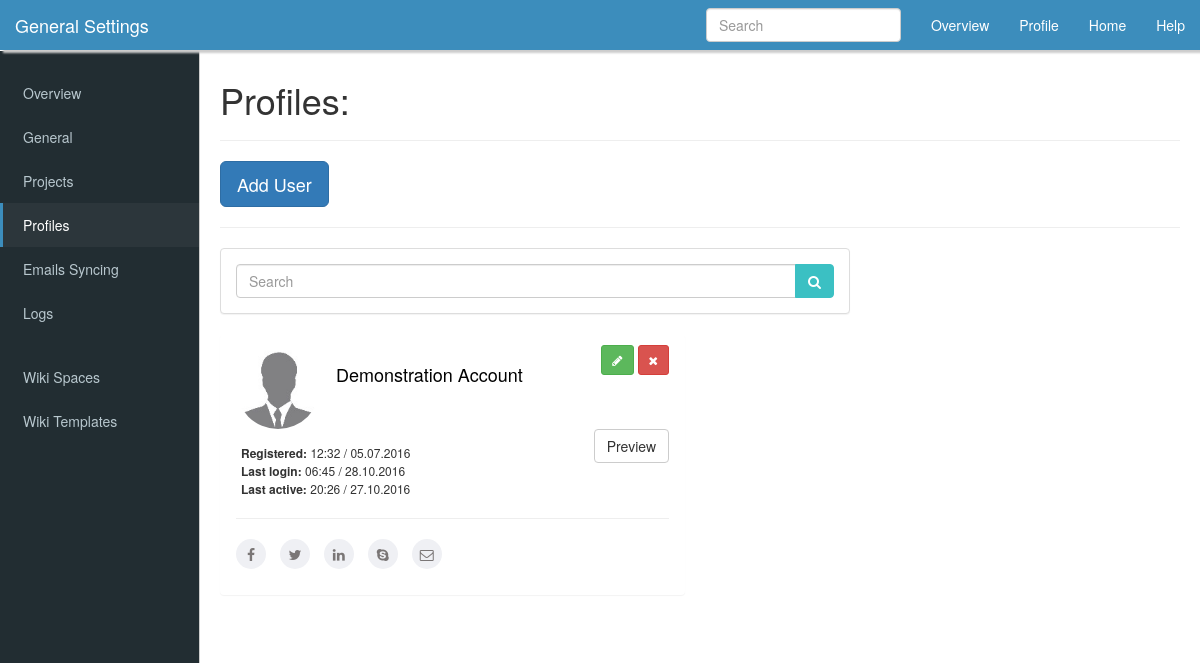
The page /settings/profiles (signed in) on the database its author committed.
### tables this page shows
CREATE TABLE IF NOT EXISTS `users` (
  `id` int(10) unsigned NOT NULL AUTO_INCREMENT,
  `for_account` int(11) NOT NULL,
  `username` varchar(20) NOT NULL,
  `password` varchar(32) NOT NULL,
  `fullname` varchar(30) NOT NULL,
  `email` varchar(150) NOT NULL,
  `image` varchar(255) DEFAULT NULL COMMENT 'profile picture',
  `prof` tinyint(11) unsigned NOT NULL,
  `registered` int(10) unsigned NOT NULL,
  `last_login` int(10) unsigned NOT NULL,
  `last_active` int(10) unsigned NOT NULL,
  `dash_filter` varchar(255) NOT NULL COMMENT 'serialize of default filter for dashboard',
  `social` varchar(255) NOT NULL COMMENT 'serialize of social media links',
  `projects` varchar(255) NOT NULL COMMENT 'id of projects that can work on',
  `email_notif` tinyint(1) NOT NULL DEFAULT '0' COMMENT 'Receive email when have notification',
  `lang` varchar(5) DEFAULT NULL,
  `privileges` varchar(255) NOT NULL,
  PRIMARY KEY (`id`),
  UNIQUE KEY `username` (`username`,`for_account`),
  UNIQUE KEY `email` (`email`,`for_account`)
);

### classes/class.mysql.php (called while the page is built, shortened)
<?php
class Mysql {
    public $conn = null;
    public function __construct() {
        $this->conn = new mysqli(HOST, USER, PASS, DATABASE);
        if ($this->conn->connect_error) {
            throw new Exception("MySQL connection failed: " . $this->conn->connect_error);
            exit;
        } else {
            $this->conn->set_charset("utf8");
        }
    }
    public function query($query) {
        $result = $this->conn->query($query);
        return $result;
    }
}

### classes/class.database.php (called while the page is built, shortened)
<?php
require_once 'class.mysql.php';
class Database extends Mysql {
    public function getUsers($start = 0, $limit = 0, $search = null, $id_or_name = 0) {
        $arr = array();
        if ($start == 0 && $limit == 0) {
            $limit = '';
        } else {
            $limit = "LIMIT $start, $limit";
        }
        $where = 'WHERE users.for_account=' . ACCOUNT_ID;
        if (is_int($id_or_name) && $id_or_name != 0) {
            $where = "WHERE users.id = $id_or_name AND users.for_account=" . ACCOUNT_ID;
        } elseif (is_string($id_or_name)) {
            $id_or_name = $this->escape($id_or_name);
            $where = "WHERE users.username = '$id_or_name' AND users.for_account=" . ACCOUNT_ID;
        }
        $result = $this->query("SELECT users.*, professions.name as profession_name FROM users LEFT JOIN professions ON users.prof = professions.id $where $limit");
        if ($result !== false) {
            while ($row = $result->fetch_assoc()) {
                $arr[] = $row;
            }
        }
        return $arr;
    }
}

### inc/helpers.php (called while the page is built, shortened)
<?php
function base_url($add = null, $atRoot = FALSE, $atCore = FALSE) {
    if (isset($_SERVER['HTTP_HOST'])) {
        $http = isset($_SERVER['HTTPS']) && strtolower($_SERVER['HTTPS']) !== 'off' ? 'https' : 'http';
        $hostname = $_SERVER['HTTP_HOST'];
        $dir = str_replace(basename($_SERVER['SCRIPT_NAME']), '', $_SERVER['SCRIPT_NAME']);
        $core = preg_split('@/@', str_replace($_SERVER['DOCUMENT_ROOT'], '', realpath(dirname(__FILE__))), NULL, PREG_SPLIT_NO_EMPTY);
        $core = $core[0];
        $tmplt = $atRoot ? ($atCore ? "%s://%s/%s/" : "%s://%s/") : ($atCore ? "%s://%s/%s/" : "%s://%s%s");
        $end = $atRoot ? ($atCore ? $core : $hostname) : ($atCore ? $core : $dir);
        $base_url = sprintf($tmplt, $http, $hostname, $end);
    } else
        $base_url = 'http://localhost/';
    return $base_url . $add;
}
function returnImageUrl($image) {
    if ($image != null) {
        return $GLOBALS['CONFIG']['IMAGESUSERSUPLOADDIR'] . $image;
    } else {
        return 'assets/imgs/' . $GLOBALS['CONFIG']['DEFAULTUSERIMAGE'];
    }
}
?>

### templates/list_users.php (the view, shortened to what this page needs)
<?php
function loop_users($profiles, $edit = false, $arr_langs = null) {
    foreach ($profiles as $profile) {
        $social = unserialize($profile['social']);
        ?>
        <div class="col-md-6 list-users-templ">
            <div class="panel">
                <div class="panel-body p-t-10">
                    <div class="media-main">
                        <a class="pull-left" href="<?= base_url('profile/' . $profile['username']) ?>">
                            <img class="thumb-lg img-circle bx-s" src="<?= base_url(returnImageUrl($profile['image'])) ?>" alt="">
                        </a>
                        <div class="pull-right btn-group-sm">
                            <?php if ($edit === true) { ?>
                                <a href="javascript:void(0);" onclick="editUser(<?= $profile['id'] ?>)" class="btn btn-success tooltips" data-placement="top" data-toggle="tooltip" data-original-title="Edit">
                                    <i class="fa fa-pencil"></i>
                                </a>
                                <a href="?delete_user=<?= $profile['id'] ?>" class="btn btn-danger tooltips" data-placement="top" data-toggle="tooltip" data-original-title="Delete" onClick="return confirm('Are you sure want to delete this user permanently?')">
                                    <i class="fa fa-close"></i>
                                </a>
                            <?php } ?>
                        </div>
                        <div class="info">
                            <h4><?= $profile['fullname'] ?></h4>
                        </div>
                        <div class="clearfix"></div>
                        <ul class="pull-left u-info">
                            <li><b><?= $arr_langs['registered'] ?>:</b> <?= $profile['registered'] !== null && $profile['registered'] != 0 ? date(SETTINGS_PROFILES_DATETYPE, $profile['registered']) : 'none' ?></li>
                            <li><b><?= $arr_langs['last_login'] ?>:</b> <?= $profile['last_login'] !== null && $profile['last_login'] != 0 ? date(SETTINGS_PROFILES_DATETYPE, $profile['last_login']) : 'none' ?></li>
                            <li><b><?= $arr_langs['last_active'] ?>:</b> <?= $profile['last_active'] !== null && $profile['last_active'] != 0 ? date(SETTINGS_PROFILES_DATETYPE, $profile['last_active']) : 'none' ?></li>
                        </ul>
                        <a href="<?= base_url('profile/' . $profile['username']) ?>" class="btn btn-default pull-right"><?= $arr_langs['preview'] ?></a>
                    </div>
                    <div class="clearfix"></div>
                    <hr>
                    <ul class="social-links list-inline p-b-10">
                        <li>
                            <a title="" data-placement="top" data-toggle="tooltip" class="tooltips" href="<?= $social['facebook'] ?>" data-original-title="Facebook" target="_blank"><i class="fa fa-facebook"></i></a>
                        </li>
                        <li>
                            <a title="" data-placement="top" data-toggle="tooltip" class="tooltips" href="<?= $social['twitter'] ?>" data-original-title="Twitter" target="_blank"><i class="fa fa-twitter"></i></a>
                        </li>
                        <li>
                            <a title="" data-placement="top" data-toggle="tooltip" class="tooltips" href="<?= $social['linkedin'] ?>" data-original-title="LinkedIn" target="_blank"><i class="fa fa-linkedin"></i></a>
                        </li>
                        <li>
                            <a title="" data-placement="top" data-toggle="tooltip" class="tooltips" href="skype:<?= $social['skype'] ?>?add" data-original-title="Skype" target="_blank"><i class="fa fa-skype"></i></a>
                        </li>
                        <li>
                            <a title="" data-placement="top" data-toggle="tooltip" class="tooltips" href="mailto:<?= $profile['email'] ?>" data-original-title="Message"><i class="fa fa-envelope-o"></i></a>
                        </li>
                    </ul>
                </div>
            </div>
        </div>
        <?php
    }
}
?>

### rows shown on the page
users: fullname "Demonstration Account", registered "12:32 / 05.07.2016", last_login "06:45 / 28.10.2016", last_active "20:26 / 27.10.2016"

### other values the page prints
$this->lang_php['general_settings'] "General Settings"
$this->lang_php['overview'] "Overview"
$this->lang_php['profile'] "Profile"
$this->lang_php['home'] "Home"
$this->lang_php['help'] "Help"
$this->lang_php['general'] "General"
$this->lang_php['projects'] "Projects"
$this->lang_php['profiles'] "Profiles"
$this->lang_php['emails_syncing'] "Emails Syncing"
$this->lang_php['logs'] "Logs"
$this->lang_php['wiki_spaces'] "Wiki Spaces"
$this->lang_php['wiki_templates'] "Wiki Templates"
$this->lang_php['add_user'] "Add User"
